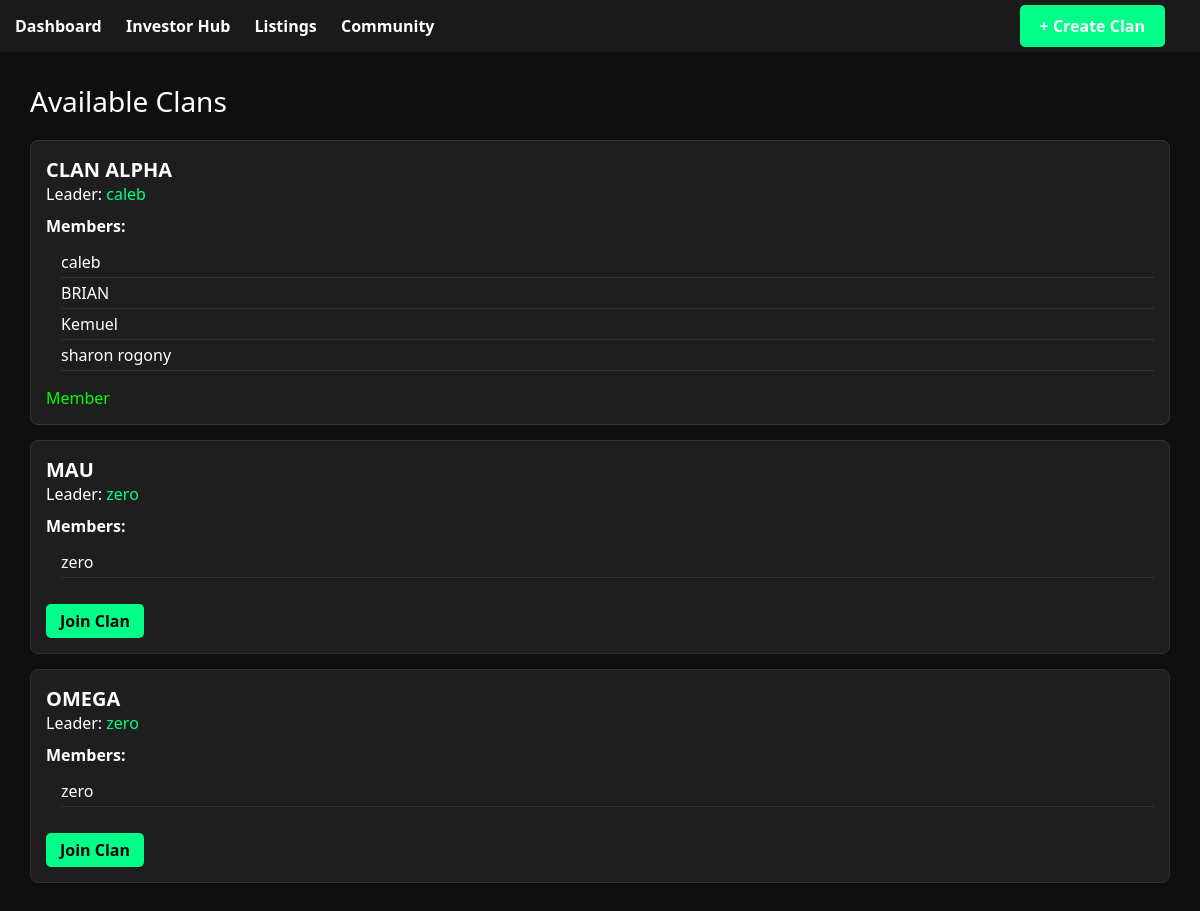
/community/ (signed in), run on the app's committed database.
### core/models.py (models this page shows, shortened)
class Clan(models.Model):
    name = models.CharField(max_length=100, unique=True)
    leader = models.ForeignKey(
        settings.AUTH_USER_MODEL,
        on_delete=models.CASCADE,
        related_name='led_clans',
        null=True,
        blank=True
    )
    members = models.ManyToManyField(
        settings.AUTH_USER_MODEL,
        related_name='clans'
    )

class User(AbstractUser):
    equity_percentage = models.DecimalField(max_digits=10, decimal_places=2, default=Decimal("0.00"))
    prestige_level = models.IntegerField(default=0)

### core/views.py (the view)
# urls.py: path('community/', views.community, name='community'),
@login_required
def community(request):
    clans = Clan.objects.all()
    return render(request, "community.html", {"clans": clans})

### templates/community.html (shortened to what this page needs)
<!DOCTYPE html>
<html>
<head>
</head>
<body>
<div class="navbar">
    <div>
        <a href="{% url 'dashboard' %}">Dashboard</a>
        <a href="{% url 'portfolio' %}">Investor Hub</a>
        <a href="{% url 'listings' %}">Listings</a>
        <a href="{% url 'community' %}">Community</a>
    </div>
    <div>
        <a href="{% url 'create_clan' %}" class="create-btn">+ Create Clan</a>
    </div>
</div>
<div class="container">
    <div class="title">Available Clans</div>
    {% for clan in clans %}
    <div class="clan-card">
        <div class="clan-name">{{ clan.name }}</div>
        <div>Leader: <span class="leader">{{ clan.leader.username }}</span></div>
        <div style="margin-top:10px;">
            <strong>Members:</strong>
            <ul class="member-list">
                {% for member in clan.members.all %}
                    <li>{{ member.username }}</li>
                {% empty %}
                    <li>No members yet.</li>
                {% endfor %}
            </ul>
        </div>
        {% if user not in clan.members.all %}
            <a href="{% url 'join_clan' clan.id %}" class="join-btn">Join Clan</a>
        {% else %}
            <span style="color: lime;">Member</span>
        {% endif %}
    </div>
    {% empty %}
    <p>No clans available.</p>
    {% endfor %}
</div>
</body>
</html>

### templates/community.html (style rules this page uses)
body { background-color: #0f0f0f; color: white; font-family: 'Segoe UI', sans-serif; margin: 0; }
.navbar { background-color: #1a1a1a; padding: 15px; display: flex; justify-content: space-between; align-items: center; }
.navbar a { color: white; text-decoration: none; margin-right: 20px; font-weight: bold; }
.container { padding: 30px; }
.title { font-size: 28px; margin-bottom: 20px; }
.create-btn { background-color: #00ff88; color: black; padding: 10px 20px; text-decoration: none; font-weight: bold; border-radius: 5px; }
.clan-card { background-color: #1e1e1e; padding: 15px; margin-bottom: 15px; border-radius: 8px; border: 1px solid #333; }
.clan-name { font-size: 20px; font-weight: bold; }
.leader { color: #00ff88; }
.join-btn { display: inline-block; margin-top: 10px; padding: 6px 14px; background-color: #00ff88; color: black; font-weight: bold; text-decoration: none; border-radius: 5px; }
.member-list { margin-top: 10px; padding-left: 15px; }
.member-list li { list-style: none; padding: 4px 0; border-bottom: 1px solid #333; }

### data on the page
Clan: name "CLAN ALPHA", leader.username "caleb", shows "Member"
User: username "caleb"
User: username "BRIAN"
User: username "Kemuel"
User: username "sharon rogony"
Clan: name "MAU", leader.username "zero", shows "Join Clan"
User: username "zero"
Clan: name "OMEGA", leader.username "zero", shows "Join Clan"
